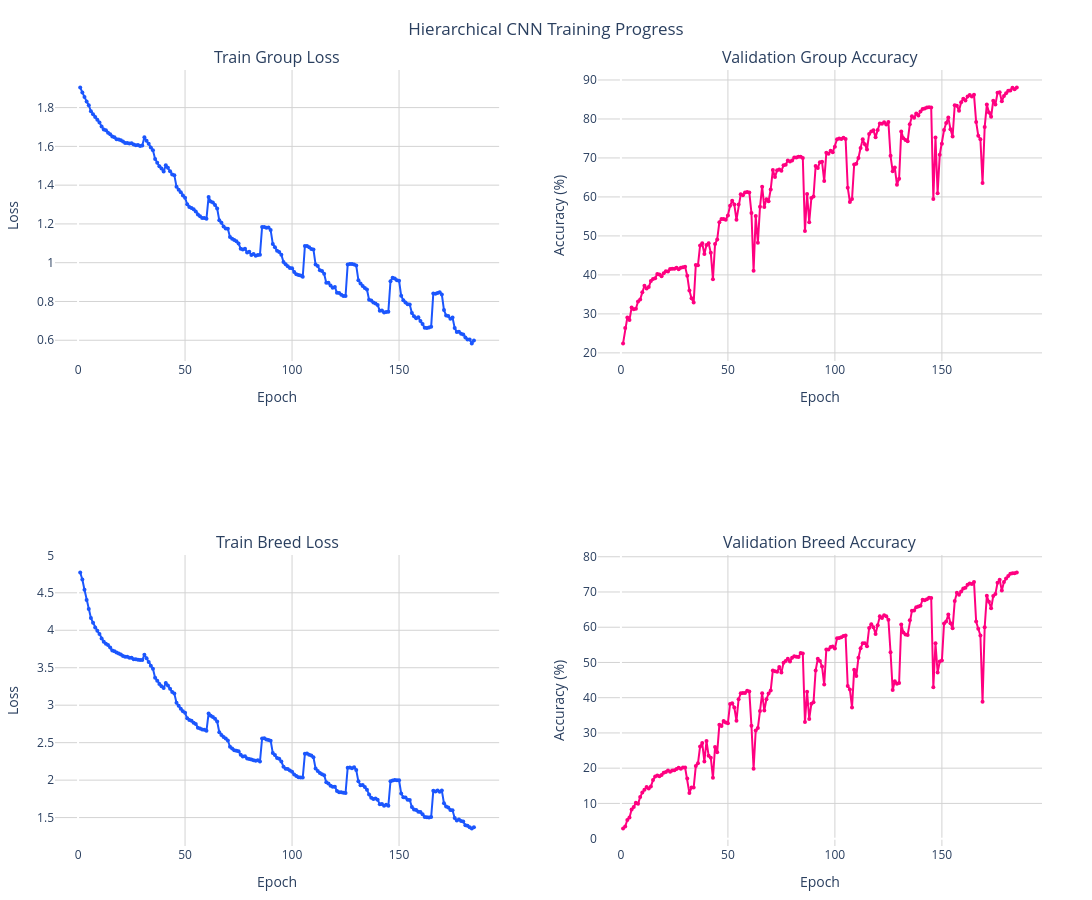

This figure's notebook cell:
### Code cell
plot_training_results(full_history)

### Figure 1 — Plotly figure (JSON) as saved in the notebook; plotly's stock layout.template omitted (floating-point values rounded to 4 significant figures; data arrays with more than 128 entries replaced by an {"elided": "..."} marker saying what was removed)
{"data": [{"line": {"color": "#1B56FD"}, "marker": {"size": 4}, "mode": "lines+markers", "name": "Train Group Loss", "type": "scatter", "x": {"elided": "185 int values"}, "xaxis": "x", "y": {"elided": "185 float values"}, "yaxis": "y"}, {"line": {"color": "#FF0080"}, "marker": {"size": 4}, "mode": "lines+markers", "name": "Val Group Accuracy", "type": "scatter", "x": {"elided": "185 int values"}, "xaxis": "x2", "y": {"elided": "185 float values"}, "yaxis": "y2"}, {"line": {"color": "#1B56FD"}, "marker": {"size": 4}, "mode": "lines+markers", "name": "Train Breed Loss", "type": "scatter", "x": {"elided": "185 int values"}, "xaxis": "x3", "y": {"elided": "185 float values"}, "yaxis": "y3"}, {"line": {"color": "#FF0080"}, "marker": {"size": 4}, "mode": "lines+markers", "name": "Val Breed Accuracy", "type": "scatter", "x": {"elided": "185 int values"}, "xaxis": "x4", "y": {"elided": "185 float values"}, "yaxis": "y4"}], "layout": {"annotations": [{"font": {"size": 16}, "showarrow": false, "text": "Train Group Loss", "x": 0.225, "xanchor": "center", "xref": "paper", "y": 1, "yanchor": "bottom", "yref": "paper"}, {"font": {"size": 16}, "showarrow": false, "text": "Validation Group Accuracy", "x": 0.775, "xanchor": "center", "xref": "paper", "y": 1, "yanchor": "bottom", "yref": "paper"}, {"font": {"size": 16}, "showarrow": false, "text": "Train Breed Loss", "x": 0.225, "xanchor": "center", "xref": "paper", "y": 0.375, "yanchor": "bottom", "yref": "paper"}, {"font": {"size": 16}, "showarrow": false, "text": "Validation Breed Accuracy", "x": 0.775, "xanchor": "center", "xref": "paper", "y": 0.375, "yanchor": "bottom", "yref": "paper"}], "height": 900, "margin": {"b": 40, "l": 50, "r": 50, "t": 70}, "paper_bgcolor": "white", "plot_bgcolor": "white", "showlegend": false, "title": {"text": "Hierarchical CNN Training Progress", "x": 0.5}, "width": 1300, "xaxis": {"anchor": "y", "autorange": true, "domain": [0, 0.45], "gridcolor": "lightgray", "range": [-10.51, 196.5], "showgrid": true, "title": {"text": "Epoch"}, "type": "linear"}, "xaxis2": {"anchor": "y2", "autorange": true, "domain": [0.55, 1], "gridcolor": "lightgray", "range": [-10.51, 196.5], "showgrid": true, "title": {"text": "Epoch"}, "type": "linear"}, "xaxis3": {"anchor": "y3", "autorange": true, "domain": [0, 0.45], "gridcolor": "lightgray", "range": [-10.51, 196.5], "showgrid": true, "title": {"text": "Epoch"}, "type": "linear"}, "xaxis4": {"anchor": "y4", "autorange": true, "domain": [0.55, 1], "gridcolor": "lightgray", "range": [-10.51, 196.5], "showgrid": true, "title": {"text": "Epoch"}, "type": "linear"}, "yaxis": {"anchor": "x", "autorange": true, "domain": [0.625, 1], "gridcolor": "lightgray", "range": [0.493, 1.994], "showgrid": true, "title": {"text": "Loss"}, "type": "linear"}, "yaxis2": {"anchor": "x2", "autorange": true, "domain": [0.625, 1], "gridcolor": "lightgray", "range": [17.91, 92.56], "showgrid": true, "title": {"text": "Accuracy (%)"}, "type": "linear"}, "yaxis3": {"anchor": "x3", "autorange": true, "domain": [0, 0.375], "gridcolor": "lightgray", "range": [1.121, 5.004], "showgrid": true, "title": {"text": "Loss"}, "type": "linear"}, "yaxis4": {"anchor": "x4", "autorange": true, "domain": [0, 0.375], "gridcolor": "lightgray", "range": [-2.085, 80.5], "showgrid": true, "title": {"text": "Accuracy (%)"}, "type": "linear"}}}
